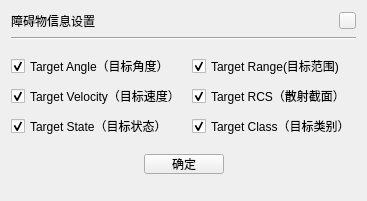
   <widget class="QWidget" name="wgt_obstacleSet" native="true">
    <property name="enabled">
     <bool>true</bool>
    </property>
    <property name="geometry">
     <rect>
      <x>390</x>
      <y>70</y>
      <width>271</width>
      <height>201</height>
     </rect>
    </property>
    <layout class="QVBoxLayout" name="verticalLayout_4">
     <property name="spacing">
      <number>6</number>
     </property>
     <item>
      <layout class="QHBoxLayout" name="horizontalLayout_4">
       <item>
        <widget class="QLabel" name="label_11">
         <property name="minimumSize">
          <size>
           <width>90</width>
           <height>0</height>
          </size>
         </property>
         <property name="text">
          <string>障碍物信息设置</string>
         </property>
        </widget>
       </item>
       <item>
        <spacer name="horizontalSpacer_4">
         <property name="orientation">
          <enum>Qt::Orientation::Horizontal</enum>
         </property>
         <property name="sizeHint" stdset="0">
          <size>
           <width>40</width>
           <height>20</height>
          </size>
         </property>
        </spacer>
       </item>
       <item>
        <widget class="QPushButton" name="btn_closeObstacleSet">
         <property name="minimumSize">
          <size>
           <width>17</width>
           <height>17</height>
          </size>
         </property>
         <property name="maximumSize">
          <size>
           <width>17</width>
           <height>17</height>
          </size>
         </property>
         <property name="font">
          <font>
           <bold>true</bold>
          </font>
         </property>
         <property name="styleSheet">
          <string notr="true">border-image: url(:/images/btn_close .png);</string>
         </property>
         <property name="text">
          <string/>
         </property>
        </widget>
       </item>
      </layout>
     </item>
     <item>
      <widget class="Line" name="line_4">
       <property name="orientation">
        <enum>Qt::Orientation::Horizontal</enum>
       </property>
      </widget>
     </item>
     <item>
      <layout class="QGridLayout" name="gridLayout_4">
       <property name="topMargin">
        <number>8</number>
       </property>
       <item row="0" column="0">
        <widget class="QCheckBox" name="checkBox_targetAngle">
         <property name="text">
          <string>Target Angle（目标角度）</string>
         </property>
         <property name="checked">
          <bool>true</bool>
         </property>
        </widget>
       </item>
       <item row="0" column="1">
        <widget class="QCheckBox" name="checkBox_targetRange">
         <property name="text">
          <string>Target Range(目标范围)</string>
         </property>
         <property name="checked">
          <bool>true</bool>
         </property>
        </widget>
       </item>
       <item row="1" column="1">
        <widget class="QCheckBox" name="checkBox_targetRCS">
         <property name="text">
          <string>Target RCS（散射截面）</string>
         </property>
         <property name="checked">
          <bool>true</bool>
         </property>
        </widget>
       </item>
       <item row="2" column="1">
        <widget class="QCheckBox" name="checkBox_targetClass">
         <property name="text">
          <string>Target Class（目标类别）</string>
         </property>
         <property name="checked">
          <bool>true</bool>
         </property>
        </widget>
       </item>
       <item row="1" column="0">
        <widget class="QCheckBox" name="checkBox_targetV">
         <property name="text">
          <string>Target Velocity（目标速度）</string>
         </property>
         <property name="checked">
          <bool>true</bool>
         </property>
        </widget>
       </item>
       <item row="2" column="0">
        <widget class="QCheckBox" name="checkBox_targetState">
         <property name="text">
          <string>Target State（目标状态）</string>
         </property>
         <property name="checked">
          <bool>true</bool>
         </property>
        </widget>
       </item>
      </layout>
     </item>
     <item>
      <layout class="QHBoxLayout" name="horizontalLayout_10">
       <property name="topMargin">
        <number>10</number>
       </property>
       <item>
        <spacer name="horizontalSpacer_10">
         <property name="orientation">
          <enum>Qt::Orientation::Horizontal</enum>
         </property>
         <property name="sizeHint" stdset="0">
          <size>
           <width>40</width>
           <height>20</height>
          </size>
         </property>
        </spacer>
       </item>
       <item>
        <widget class="QPushButton" name="btn_obstacleSetSure">
         <property name="minimumSize">
          <size>
           <width>50</width>
           <height>20</height>
          </size>
         </property>
         <property name="text">
          <string>确定</string>
         </property>
        </widget>
       </item>
       <item>
        <spacer name="horizontalSpacer_11">
         <property name="orientation">
          <enum>Qt::Orientation::Horizontal</enum>
         </property>
         <property name="sizeHint" stdset="0">
          <size>
           <width>40</width>
           <height>20</height>
          </size>
         </property>
        </spacer>
       </item>
      </layout>
     </item>
     <item>
      <spacer name="verticalSpacer_5">
       <property name="orientation">
        <enum>Qt::Orientation::Vertical</enum>
       </property>
       <property name="sizeHint" stdset="0">
        <size>
         <width>20</width>
         <height>40</height>
        </size>
       </property>
      </spacer>
     </item>
    </layout>
   </widget>
